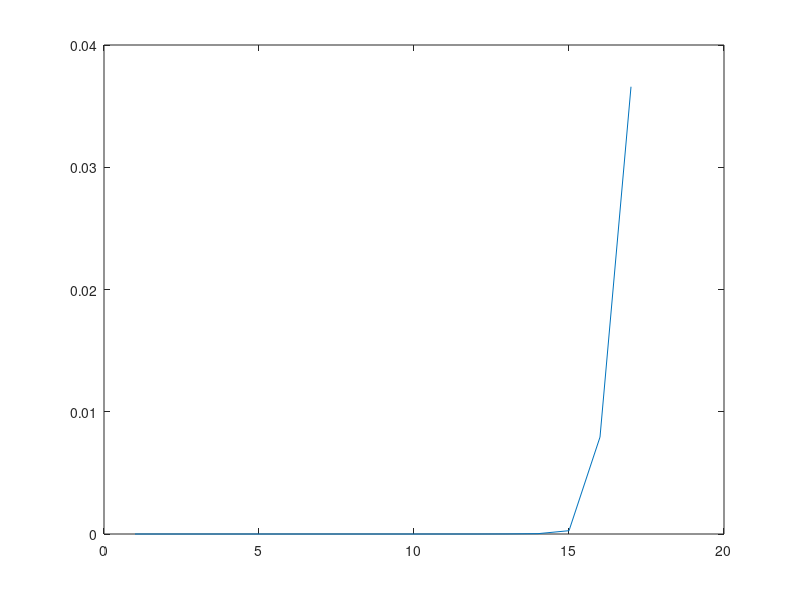

This figure's MATLAB source:
dif = 0;
stringLimit = 1;
columnLimit = 1;
plotDif = dif;
plotLimit = columnLimit;
while dif < 0.01
    A = zeros(stringLimit, columnLimit);
    for i = 1:stringLimit
        for j = 1:columnLimit 
            A(i,j) = i^j;
        end;
    end;
    B = eye(stringLimit, columnLimit);
    stringLimit = stringLimit + 1;
    columnLimit = columnLimit + 1;
    invA = inv(A);
    dif = max(max(A*invA - B));
    plotDif = [plotDif, dif];
    plotLimit = [plotLimit, columnLimit];
end;
plot(plotLimit, plotDif);